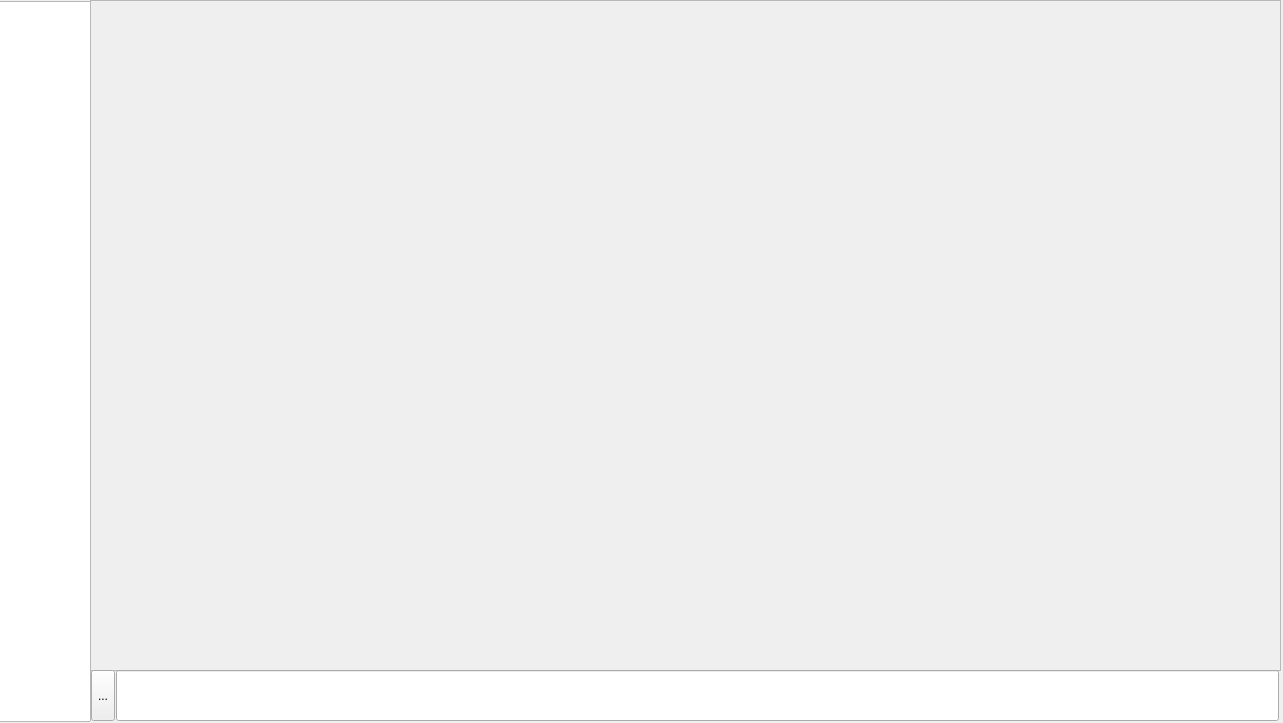
<?xml version="1.0" encoding="UTF-8"?>
<ui version="4.0">
 <class>Client</class>
 <widget class="QWidget" name="Client">
  <property name="geometry">
   <rect>
    <x>0</x>
    <y>0</y>
    <width>1283</width>
    <height>723</height>
   </rect>
  </property>
  <property name="windowTitle">
   <string>Client</string>
  </property>
  <widget class="QScrollArea" name="scrollArea">
   <property name="geometry">
    <rect>
     <x>90</x>
     <y>0</y>
     <width>1191</width>
     <height>671</height>
    </rect>
   </property>
   <property name="widgetResizable">
    <bool>true</bool>
   </property>
   <widget class="QWidget" name="scrollAreaWidgetContents">
    <property name="geometry">
     <rect>
      <x>0</x>
      <y>0</y>
      <width>1189</width>
      <height>669</height>
     </rect>
    </property>
   </widget>
  </widget>
  <widget class="QListView" name="contact_sheet">
   <property name="geometry">
    <rect>
     <x>-10</x>
     <y>1</y>
     <width>101</width>
     <height>721</height>
    </rect>
   </property>
  </widget>
  <widget class="QWidget" name="">
   <property name="geometry">
    <rect>
     <x>90</x>
     <y>670</y>
     <width>1189</width>
     <height>51</height>
    </rect>
   </property>
   <layout class="QHBoxLayout" name="horizontalLayout_2" stretch="1,0">
    <property name="spacing">
     <number>1</number>
    </property>
    <property name="leftMargin">
     <number>1</number>
    </property>
    <property name="topMargin">
     <number>0</number>
    </property>
    <property name="rightMargin">
     <number>0</number>
    </property>
    <item>
     <widget class="QToolButton" name="btn_attachment_menu">
      <property name="sizePolicy">
       <sizepolicy hsizetype="Fixed" vsizetype="Preferred">
        <horstretch>0</horstretch>
        <verstretch>0</verstretch>
       </sizepolicy>
      </property>
      <property name="text">
       <string>...</string>
      </property>
     </widget>
    </item>
    <item>
     <widget class="QLineEdit" name="message_user_area">
      <property name="sizePolicy">
       <sizepolicy hsizetype="Expanding" vsizetype="Preferred">
        <horstretch>0</horstretch>
        <verstretch>0</verstretch>
       </sizepolicy>
      </property>
     </widget>
    </item>
   </layout>
  </widget>
 </widget>
 <resources/>
 <connections/>
</ui>
